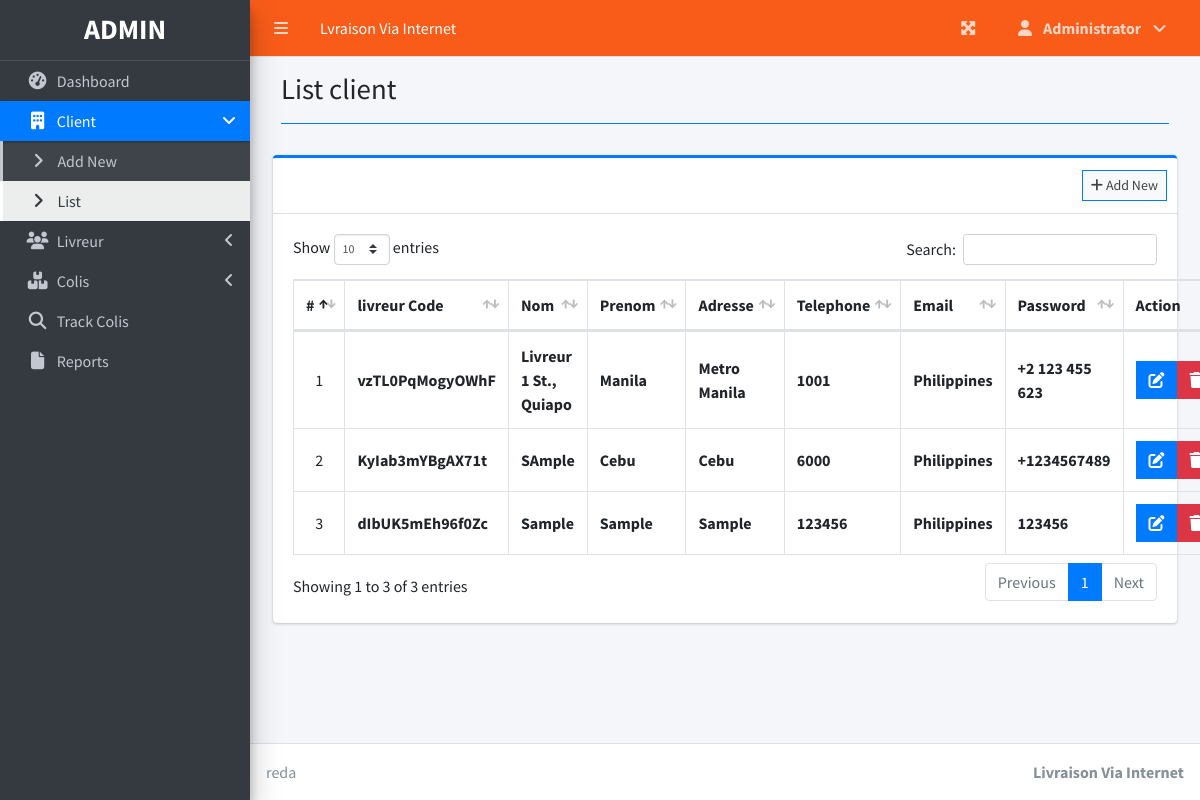
The page /index.php?page=Livreur_list (signed in) on the database its author committed.
### tables this page shows
CREATE TABLE `livreur` (
  `id` int(30) NOT NULL,
  `livreur_code` varchar(50) NOT NULL,
  `street` text NOT NULL,
  `city` text NOT NULL,
  `state` text NOT NULL,
  `zip_code` varchar(50) NOT NULL,
  `country` text NOT NULL,
  `contact` varchar(100) NOT NULL,
  `date_created` datetime NOT NULL DEFAULT current_timestamp()
);

### Livreur_list.php (the view, shortened to what this page needs)
<?php include'db_connect.php' ?>
<div class="content-header">
      <div class="container-fluid">
        <div class="row mb-2">
          <div class="col-sm-6">
            <h1 class="m-0">List client</h1>
          </div>
        </div>
            <hr class="border-primary">
      </div>
    </div>
<div class="col-lg-12">
	<div class="card card-outline card-primary">
		<div class="card-header">
			<div class="card-tools">
				<a class="btn btn-block btn-sm btn-default btn-flat border-primary " href="./index.php?page=new_livreur"><i class="fa fa-plus"></i> Add New</a>
			</div>
		</div>
		<div class="card-body">
			<table class="table tabe-hover table-bordered" id="list">
				<!-- <colgroup>
					<col width="5%">
					<col width="15%">
					<col width="25%">
					<col width="25%">
					<col width="15%">
				</colgroup> -->
				<thead>
					<tr>
						<th class="text-center">#</th>
						<th>livreur Code</th>
						<th>Nom</th>
						<th>Prenom</th>
						<th>Adresse</th>
						<th>Telephone</th>
						<th>Email</th>
						<th>Password</th>
						<th>Action</th>
					</tr>
				</thead>
				<tbody>
					<?php
					$i = 1;
					$qry = $conn->query("SELECT * FROM livreur order by street asc,city asc, state asc ");
					while($row= $qry->fetch_assoc()):
					?>
					<tr>
						<td class="text-center"><?php echo $i++ ?></td>
						<td class=""><b><?php echo $row['livreur_code'] ?></b></td>
						<td><b><?php echo ucwords($row['street']) ?></b></td>
						<td><b><?php echo ucwords($row['city']) ?></b></td>
						<td><b><?php echo ucwords($row['state']) ?></b></td>
						<td><b><?php echo ucwords($row['zip_code']) ?></b></td>
						<td><b><?php echo ucwords($row['country']) ?></b></td>
						<td><b><?php echo $row['contact'] ?></b></td>
						<td class="text-center">
		                    <div class="btn-group">
		                        <a href="index.php?page=edit_livreur&id=<?php echo $row['id'] ?>" class="btn btn-primary btn-flat ">
		                          <i class="fas fa-edit"></i>
		                        </a>
		                        <button type="button" class="btn btn-danger btn-flat delete_livreur" data-id="<?php echo $row['id'] ?>">
		                          <i class="fas fa-trash"></i>
		                        </button>
	                      </div>
						</td>
					</tr>
				<?php endwhile; ?>
				</tbody>
			</table>
		</div>
	</div>
</div>

### Livreur_list.php (style rules this page uses)
table td { vertical-align: middle !important; }

### rows shown on the page
livreur: livreur_code "vzTL0PqMogyOWhF", street "Livreur 1 St., Quiapo", city "Manila", state "Metro Manila", zip_code "1001", country "Philippines", contact "+2 123 455 623"
livreur: livreur_code "KyIab3mYBgAX71t", street "SAmple", city "Cebu", state "Cebu", zip_code "6000", country "Philippines", contact "+1234567489"
livreur: livreur_code "dIbUK5mEh96f0Zc", street "Sample", city "Sample", state "Sample", zip_code "123456", country "Philippines", contact "123456"

### other values the page prints
$_SESSION['login_firstname'] "Administrator"
